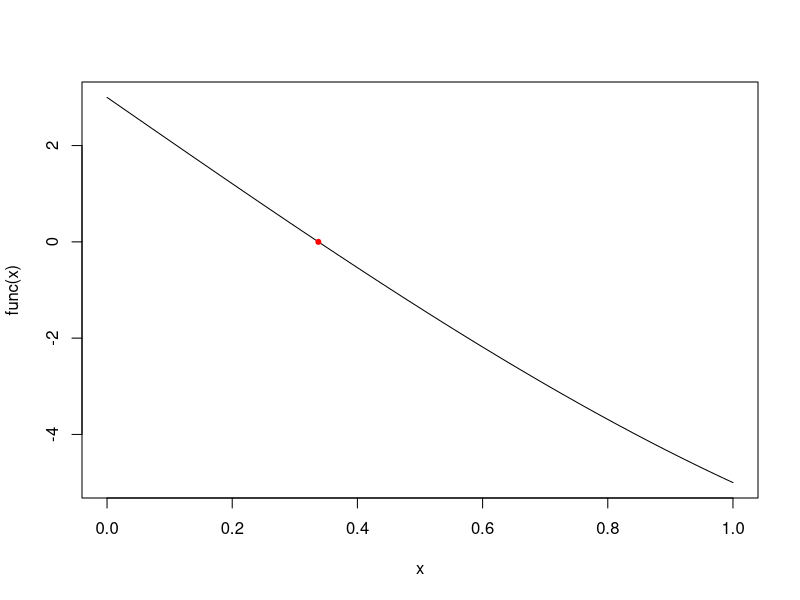

Recreate this plot in R.
bissec <- function(a,b,f,e){
    x0 <- (b+a)/2
    while(abs(f(x0)) > e){
        if(f(a)*f(x0)>0){
            a <- x0
        }else{
            b <- x0
        }
        x0 <- (b+a)/2
        cat(x0,'\n')
    }
    x0
}

func <- function(x){
   y <- x**3 -9*x +3
}

xm <- bissec(0,1,func,0.001)

x <- seq(0,1,0.01)

png('bissec.png')
plot(x,func(x),type='l')
points(xm,func(xm),col='red',pch=20)
